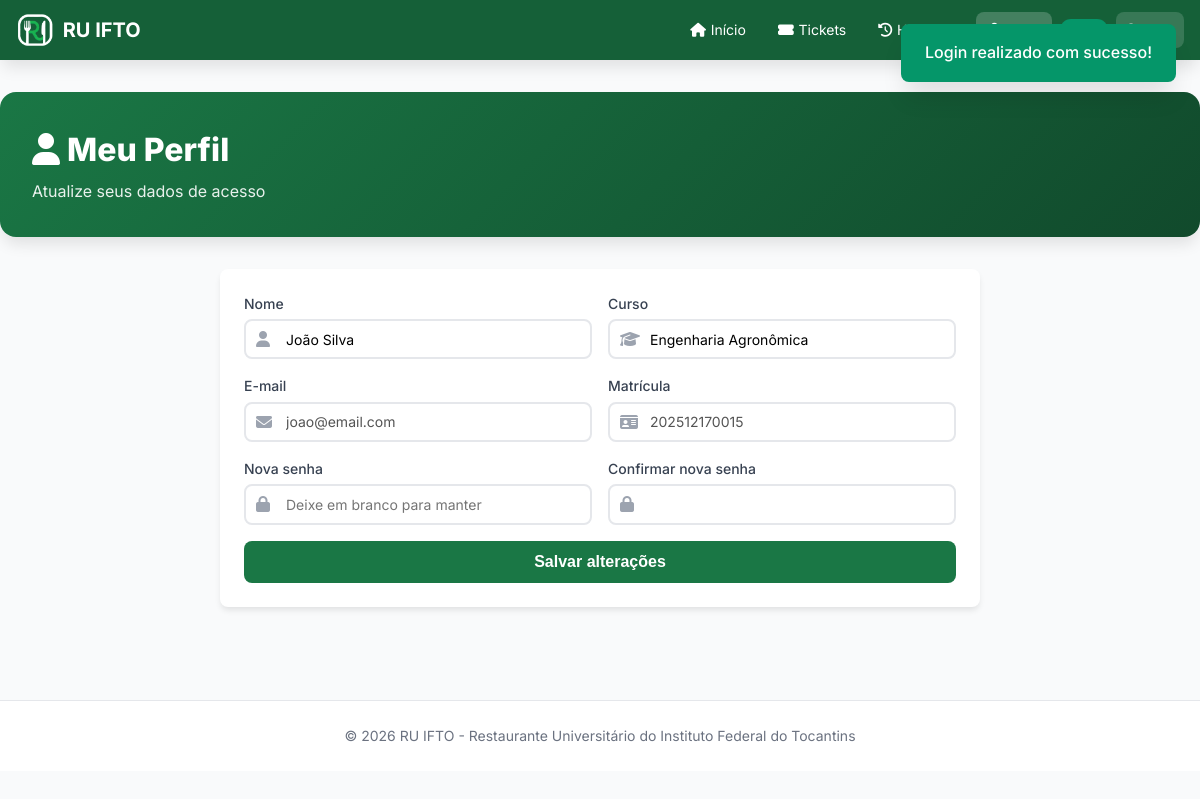
The page /perfil.php (signed in) on the database its author committed.
### tables this page shows
CREATE TABLE IF NOT EXISTS usuarios (
    id             INT UNSIGNED AUTO_INCREMENT PRIMARY KEY,
    nome           VARCHAR(120) NOT NULL,
    email          VARCHAR(150) NOT NULL UNIQUE,
    senha_hash     VARCHAR(255) NOT NULL,               
    perfil         ENUM('admin','aluno','visitante') NOT NULL DEFAULT 'aluno',
    matricula      VARCHAR(30)  NOT NULL DEFAULT '-',
    curso          VARCHAR(100) NOT NULL DEFAULT '-',
    periodo        VARCHAR(10)  NOT NULL DEFAULT '-',
    auxilio_ativo  TINYINT(1)   NOT NULL DEFAULT 0,
    tickets_totais INT UNSIGNED NOT NULL DEFAULT 0,
    tickets_usados INT UNSIGNED NOT NULL DEFAULT 0,
    valor_refeicao DECIMAL(6,2) NOT NULL DEFAULT 0.00,  
    criado_em      DATETIME     NOT NULL DEFAULT CURRENT_TIMESTAMP,
    CONSTRAINT chk_tickets CHECK (tickets_usados <= tickets_totais)
);

### src/helpers.php (called while the page is built, shortened)
<?php
function e(?string $texto): string
{
    return htmlspecialchars((string) $texto, ENT_QUOTES, 'UTF-8');
}
function url(string $caminho = ''): string
{
    return BASE_URL . '/' . ltrim($caminho, '/');
}

### config/config.php (called while the page is built, shortened)
<?php
spl_autoload_register(function (string $classe) {
    $arquivo = ROOT_PATH . '/src/' . $classe . '.php';
});
require_once ROOT_PATH . '/src/helpers.php';

### src/Database.php (called while the page is built, shortened)
<?php
class Database
{
    private static ?PDO $instancia = null;
    public static function conectar(): PDO
    {
        if (self::$instancia === null) {
            $dsn = sprintf('mysql:host=%s;port=%s;dbname=%s;charset=utf8mb4', DB_HOST, DB_PORT, DB_NAME);
            try {
                self::$instancia = new PDO($dsn, DB_USER, DB_PASS, [
                    PDO::ATTR_ERRMODE            => PDO::ERRMODE_EXCEPTION,
                    PDO::ATTR_DEFAULT_FETCH_MODE => PDO::FETCH_ASSOC,
                    PDO::ATTR_EMULATE_PREPARES   => false,
                ]);
            } catch (PDOException $e) {
                http_response_code(500);
                exit('Erro ao conectar ao banco de dados. Verifique config/config.php e se o script database/ruifto.sql foi importado.');
            }
        }
        return self::$instancia;
    }
}

### src/Model.php (called while the page is built, shortened)
<?php
abstract class Model
{
    protected static string $tabela;
    protected static function db(): PDO
    {
        return Database::conectar();
    }
    public static function fromRow(array $linha): static
    {
        $obj = new static();
        foreach ($linha as $campo => $valor) {
            if (property_exists($obj, $campo)) {
                $obj->$campo = $valor;
            }
        }
        $obj->id = (int) $linha['id'];
        return $obj;
    }
    public static function buscar(int $id): ?static
    {
        $st = static::db()->prepare('SELECT * FROM ' . static::$tabela . ' WHERE id = :id');
        $st->execute([':id' => $id]);
        $linha = $st->fetch();
        return $linha ? static::fromRow($linha) : null;
    }
}

### src/Auth.php (called while the page is built, shortened)
<?php
class Auth
{
    public static function usuario(): ?Usuario
    {
        static $cache = false;
        if ($cache !== false) {
            return $cache;
        }
        $cache = isset($_SESSION['usuario_id']) ? Usuario::buscar((int) $_SESSION['usuario_id']) : null;
        return $cache;
    }
    public static function exigirLogin(): Usuario
    {
        $u = self::usuario();
        return $u;
    }
    public static function exigirUsuarioComum(): Usuario
    {
        $u = self::exigirLogin();
        return $u;
    }
}

### src/Usuario.php (called while the page is built, shortened)
<?php
class Usuario extends Model
{
    public string $perfil = 'aluno';
    public function isAdmin(): bool     { return $this->perfil === 'admin'; }
}

### perfil.php (the view, shortened to what this page needs)
<?php
require_once __DIR__ . '/config/config.php';
$user = Auth::exigirUsuarioComum();
require __DIR__ . '/includes/header.php';
?>
<div class="dashboard-header"><h1><i class="fas fa-user"></i> Meu Perfil</h1><p>Atualize seus dados de acesso</p></div>
<div class="form-card">
    <form method="post" action="<?= url('perfil.php') ?>">
        <div class="form-grid">
            <div class="form-group"><label>Nome</label><div class="input-icon"><i class="fas fa-user"></i>
                <input type="text" name="nome" value="<?= e($user->nome) ?>" required></div></div>
            <div class="form-group"><label>Curso</label><div class="input-icon"><i class="fas fa-graduation-cap"></i>
                <input type="text" name="curso" value="<?= e($user->curso === '-' ? '' : $user->curso) ?>"></div></div>
            <div class="form-group"><label>E-mail</label><div class="input-icon"><i class="fas fa-envelope"></i>
                <input type="email" value="<?= e($user->email) ?>" disabled></div></div>
            <div class="form-group"><label>Matrícula</label><div class="input-icon"><i class="fas fa-id-card"></i>
                <input type="text" value="<?= e($user->matricula) ?>" disabled></div></div>
            <div class="form-group"><label>Nova senha</label><div class="input-icon"><i class="fas fa-lock"></i>
                <input type="password" name="senha" placeholder="Deixe em branco para manter"></div></div>
            <div class="form-group"><label>Confirmar nova senha</label><div class="input-icon"><i class="fas fa-lock"></i>
                <input type="password" name="confirmar"></div></div>
        </div>
        <button class="btn-primary" type="submit">Salvar alterações</button>
    </form>
</div>
<?php require __DIR__ . '/includes/footer.php';

### assets/css/style.css (style rules this page uses)
* { margin: 0; padding: 0; box-sizing: border-box; }
:root { --primary-50: #eaf6ee; --primary-100: #cdead7; --primary-200: #a3d9b6; --primary-300: #71c390; --primary-400: #45ab72; --primary-500: #268f57; --primary-600: #1a7745; --primary-700: #156038; --primary-800: #114a2c; --primary-900: #0c3520; --gray-50: #f9fafb; --gray-100: #f3f4f6; --gray-200: #e5e7eb; --gray-300: #d1d5db; --gray-400: #9ca3af; --gray-500: #6b7280; --gray-600: #4b5563; --gray-700: #374151; --gray-800: #1f2937; --gray-900: #111827; --green-100: #d1fae5; --green-600: #059669; --green-800: #065f46; --red-100: #fee2e2; --red-600: #dc2626; --red-800: #991b1b; --yellow-100: #fef3c7; --yellow-600: #d97706; --shadow-sm: 0 1px 2px 0 rgb(0 0 0 / 0.05); --shadow-md: 0 4px 6px -1px rgb(0 0 0 / 0.1); --shadow-lg: 0 10px 15px -3px rgb(0 0 0 / 0.1); --shadow-xl: 0 20px 25px -5px rgb(0 0 0 / 0.1); --radius: 0.5rem; --radius-lg: 1rem; }
body { font-family: 'Inter', -apple-system, BlinkMacSystemFont, sans-serif; background: var(--gray-50); color: var(--gray-900); line-height: 1.6; min-height: 100vh; }
.form-group { margin-bottom: 1rem; }
.form-group label { display: block; font-weight: 500; font-size: 0.875rem; color: var(--gray-700); margin-bottom: 0.25rem; }
.form-group .input-icon { position: relative; }
.form-group .input-icon i { position: absolute; left: 0.75rem; top: 50%; transform: translateY(-50%); color: var(--gray-400); }
.form-group input, .form-group select { width: 100%; padding: 0.6rem 0.75rem 0.6rem 2.5rem; border: 2px solid var(--gray-200); border-radius: var(--radius); font-size: 0.875rem; transition: all 0.3s; font-family: inherit; background: white; }
.btn-primary { width: 100%; padding: 0.75rem; background: var(--primary-600); color: white; border: none; border-radius: var(--radius); font-size: 1rem; font-weight: 600; cursor: pointer; transition: all 0.3s; }
.dashboard-header { background: linear-gradient(135deg, var(--primary-600), var(--primary-800)); color: white; padding: 2rem; border-radius: var(--radius-lg); margin-bottom: 2rem; box-shadow: var(--shadow-lg); }
.dashboard-header h1 { font-size: 2rem; font-weight: 800; }
.dashboard-header p { opacity: 0.9; margin-top: 0.25rem; }

### assets/css/extra.css (style rules this page uses)
.form-card { background:#fff; border-radius:var(--radius); padding:1.5rem; box-shadow:var(--shadow-md); max-width:760px; margin:0 auto 1.5rem; }
.form-grid { display:grid; grid-template-columns:repeat(2,1fr); gap:0 1rem; }

### rows shown on the page
usuarios: nome "João Silva", curso "Engenharia Agronômica", email "joao@email.com", matricula "202512170015"
